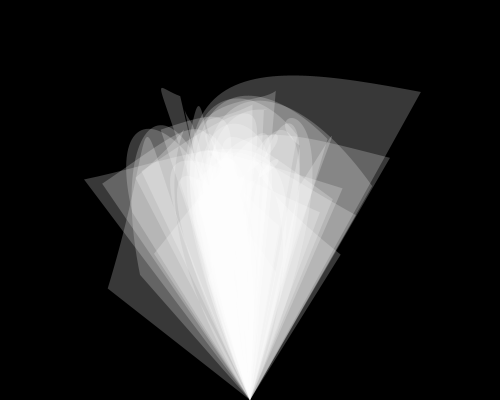
Frame 1 (no input)
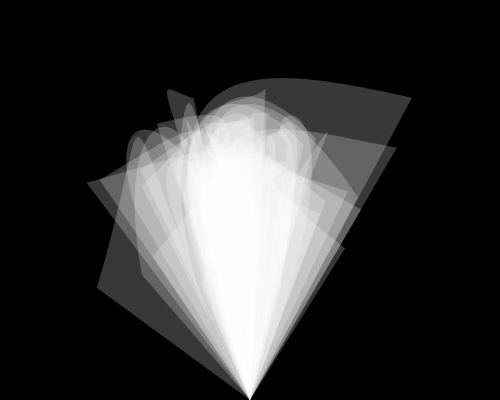
Frame 60 (the mouse pressed at the canvas centre just before this capture)
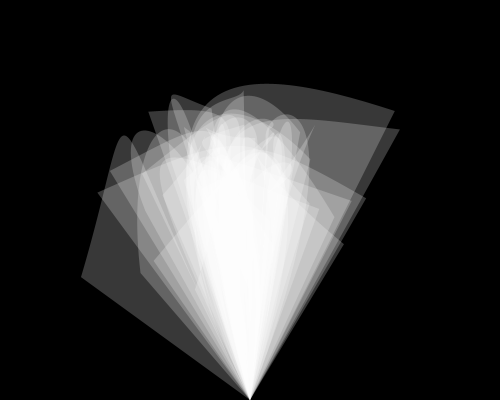
Frame 120 (the mouse held since frame 60 and released just before this capture)

The Processing sketch that drew these frames (run headless with seeded random() and noise(); from frame 60 on, the mouse is pressed at the canvas centre):

// Processing sketch: processing_57299
// ── processing_57299.pde

void setup(){
size (500,400);
noStroke();
smooth();
//noFill();
 fill(255,random(50,60));
 background(0);



}

void draw(){
  background(0);
  for(int i=1;i<=40;i++){
   

    float mario=frameCount/1000.0;
    bezier(width/2,height,
  noise(1,i,mario)*width,noise(2,i,mario)*height/2,
  noise(3,i,mario)*width, noise(4,i,mario)*height/2,
  noise(5,i,mario)*width, noise(6,i,mario)*height);


  }
}
